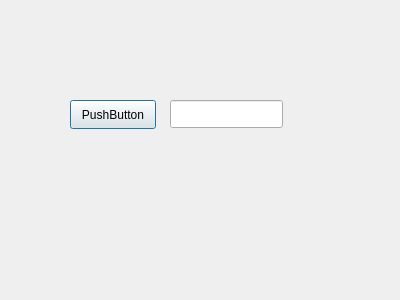
<?xml version="1.0" encoding="UTF-8"?>
<ui version="4.0">
 <class>Dialog</class>
 <widget class="QDialog" name="Dialog">
  <property name="geometry">
   <rect>
    <x>0</x>
    <y>0</y>
    <width>400</width>
    <height>300</height>
   </rect>
  </property>
  <property name="windowTitle">
   <string>Dialog</string>
  </property>
  <widget class="QPushButton" name="pushButton">
   <property name="geometry">
    <rect>
     <x>70</x>
     <y>100</y>
     <width>86</width>
     <height>29</height>
    </rect>
   </property>
   <property name="text">
    <string>PushButton</string>
   </property>
  </widget>
  <widget class="QLineEdit" name="lineEdit">
   <property name="geometry">
    <rect>
     <x>170</x>
     <y>100</y>
     <width>113</width>
     <height>28</height>
    </rect>
   </property>
  </widget>
 </widget>
 <resources/>
 <connections/>
</ui>
